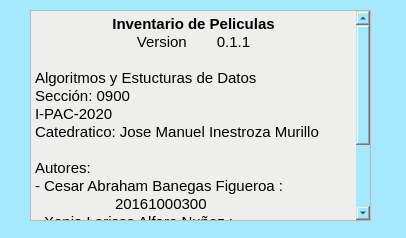
<?xml version="1.0" encoding="UTF-8"?>
<ui version="4.0">
 <class>About</class>
 <widget class="QDialog" name="About">
  <property name="geometry">
   <rect>
    <x>0</x>
    <y>0</y>
    <width>406</width>
    <height>238</height>
   </rect>
  </property>
  <property name="windowTitle">
   <string>Acerca de</string>
  </property>
  <property name="styleSheet">
   <string notr="true">background-color:rgb(165, 233, 255);</string>
  </property>
  <widget class="QTextBrowser" name="textBrowser">
   <property name="geometry">
    <rect>
     <x>30</x>
     <y>10</y>
     <width>341</width>
     <height>211</height>
    </rect>
   </property>
   <property name="styleSheet">
    <string notr="true">background-color: rgb(238, 238, 236);</string>
   </property>
   <property name="html">
    <string>&lt;!DOCTYPE HTML PUBLIC &quot;-//W3C//DTD HTML 4.0//EN&quot; &quot;http://www.w3.org/TR/REC-html40/strict.dtd&quot;&gt;
&lt;html&gt;&lt;head&gt;&lt;meta name=&quot;qrichtext&quot; content=&quot;1&quot; /&gt;&lt;style type=&quot;text/css&quot;&gt;
p, li { white-space: pre-wrap; }
&lt;/style&gt;&lt;/head&gt;&lt;body style=&quot; font-family:'Ubuntu'; font-size:11pt; font-weight:400; font-style:normal;&quot;&gt;
&lt;p align=&quot;center&quot; style=&quot; margin-top:0px; margin-bottom:0px; margin-left:0px; margin-right:0px; -qt-block-indent:0; text-indent:0px;&quot;&gt;&lt;span style=&quot; font-weight:600;&quot;&gt;Inventario de Peliculas&lt;/span&gt;&lt;/p&gt;
&lt;p align=&quot;center&quot; style=&quot; margin-top:0px; margin-bottom:0px; margin-left:0px; margin-right:0px; -qt-block-indent:0; text-indent:0px;&quot;&gt;Version	0.1.1&lt;/p&gt;
&lt;p style=&quot;-qt-paragraph-type:empty; margin-top:0px; margin-bottom:0px; margin-left:0px; margin-right:0px; -qt-block-indent:0; text-indent:0px;&quot;&gt;&lt;br /&gt;&lt;/p&gt;
&lt;p style=&quot; margin-top:0px; margin-bottom:0px; margin-left:0px; margin-right:0px; -qt-block-indent:0; text-indent:0px;&quot;&gt;Algoritmos y Estucturas de Datos&lt;/p&gt;
&lt;p style=&quot; margin-top:0px; margin-bottom:0px; margin-left:0px; margin-right:0px; -qt-block-indent:0; text-indent:0px;&quot;&gt;Sección: 0900&lt;/p&gt;
&lt;p style=&quot; margin-top:0px; margin-bottom:0px; margin-left:0px; margin-right:0px; -qt-block-indent:0; text-indent:0px;&quot;&gt;I-PAC-2020&lt;/p&gt;
&lt;p style=&quot; margin-top:0px; margin-bottom:0px; margin-left:0px; margin-right:0px; -qt-block-indent:0; text-indent:0px;&quot;&gt;Catedratico: Jose Manuel Inestroza Murillo&lt;/p&gt;
&lt;p style=&quot;-qt-paragraph-type:empty; margin-top:0px; margin-bottom:0px; margin-left:0px; margin-right:0px; -qt-block-indent:0; text-indent:0px;&quot;&gt;&lt;br /&gt;&lt;/p&gt;
&lt;p style=&quot; margin-top:0px; margin-bottom:0px; margin-left:0px; margin-right:0px; -qt-block-indent:0; text-indent:0px;&quot;&gt;Autores:&lt;/p&gt;
&lt;p style=&quot; margin-top:0px; margin-bottom:0px; margin-left:0px; margin-right:0px; -qt-block-indent:0; text-indent:0px;&quot;&gt;- Cesar Abraham Banegas Figueroa :&lt;/p&gt;
&lt;p style=&quot; margin-top:0px; margin-bottom:0px; margin-left:0px; margin-right:0px; -qt-block-indent:0; text-indent:0px;&quot;&gt;	20161000300&lt;/p&gt;
&lt;p style=&quot; margin-top:0px; margin-bottom:0px; margin-left:0px; margin-right:0px; -qt-block-indent:0; text-indent:0px;&quot;&gt;- Xenia Larissa Alfaro Nuñez :&lt;/p&gt;
&lt;p style=&quot; margin-top:0px; margin-bottom:0px; margin-left:0px; margin-right:0px; -qt-block-indent:0; text-indent:0px;&quot;&gt;	20171030033&lt;/p&gt;
&lt;p style=&quot; margin-top:0px; margin-bottom:0px; margin-left:0px; margin-right:0px; -qt-block-indent:0; text-indent:0px;&quot;&gt;- Edwin Alejandro Perdomo Gutierrez:&lt;/p&gt;
&lt;p style=&quot; margin-top:0px; margin-bottom:0px; margin-left:0px; margin-right:0px; -qt-block-indent:0; text-indent:0px;&quot;&gt;	20181003960&lt;/p&gt;
&lt;p style=&quot; margin-top:0px; margin-bottom:0px; margin-left:0px; margin-right:0px; -qt-block-indent:0; text-indent:0px;&quot;&gt;- Luis Fernando Alvarez Urbina:&lt;/p&gt;
&lt;p style=&quot; margin-top:0px; margin-bottom:0px; margin-left:0px; margin-right:0px; -qt-block-indent:0; text-indent:0px;&quot;&gt;	20152200093&lt;/p&gt;&lt;/body&gt;&lt;/html&gt;</string>
   </property>
  </widget>
 </widget>
 <resources/>
 <connections/>
</ui>
